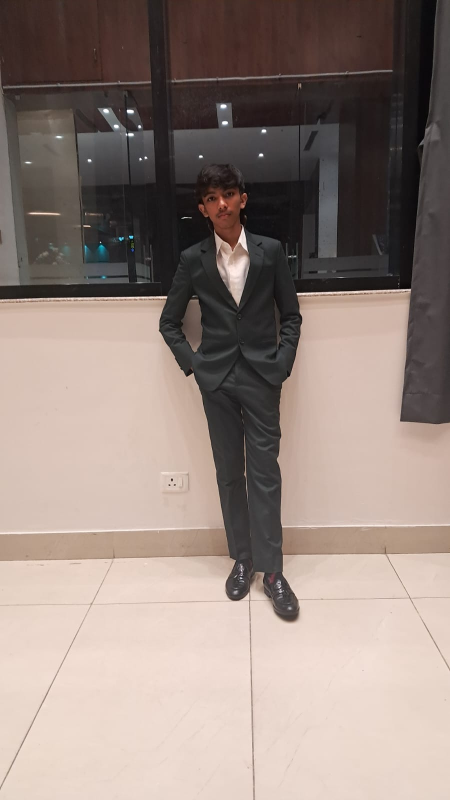
#> input picture m.jpeg, 900 x 1600 px, found by its file name (shown at 1/2 size)
$ python crop.py
#> lines starting #> are read from the running program, lines starting #| are printed output that depends on the picture
import cv2
import matplotlib.pyplot as plt

image=cv2.imread(r'C:\users\shubham\Desktop\ai\lesson 1.cv\m.jpeg')
#> image is the input picture: shape (1600, 900, 3); mean B, G, R 125.8, 133, 148.3
a=cv2.cvtColor(image,cv2.COLOR_BGR2RGB)
plt.imshow(a)
plt.show()
b=cv2.cvtColor(image,cv2.COLOR_BGR2GRAY)
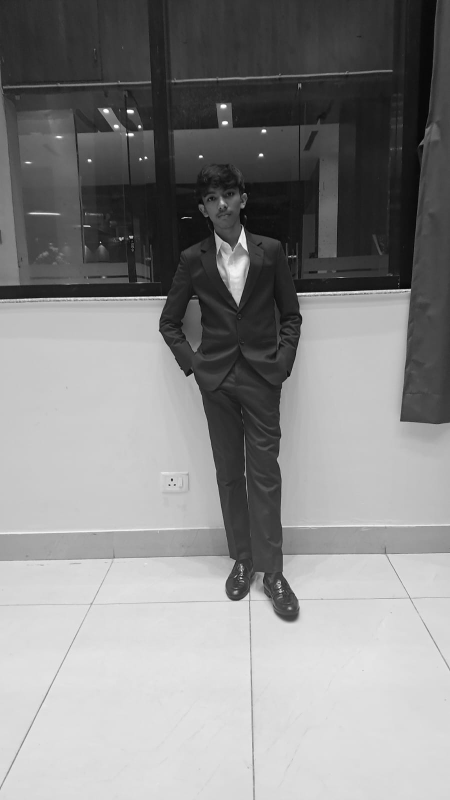
#> b: shape (1600, 900) (shown at 1/2 size); min 0, max 255, mean 136.8
plt.imshow(b)
plt.show()

crop=image[200:800,100:800]
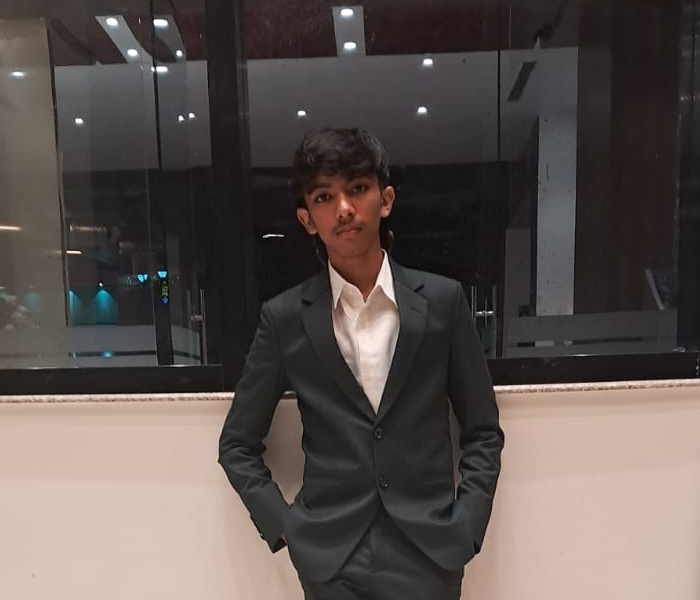
#> crop: shape (600, 700, 3); mean B, G, R 79, 82.4, 91.5
c=cv2.cvtColor(crop,cv2.COLOR_BGR2RGB)
plt.imshow(c)
plt.show()

$ run again, with i.jpg copied over m.jpeg
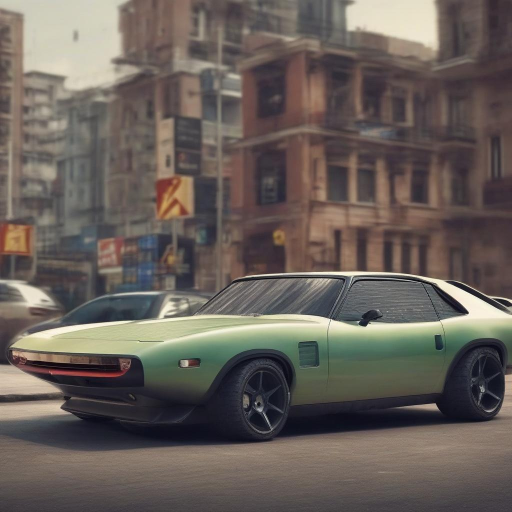
#> input picture i.jpg, 1024 x 1024 px, found by its file name (shown at 1/2 size)
#> image is the input picture: shape (1024, 1024, 3); mean B, G, R 90, 95.7, 103.9
#> `b=cv2.cvtColor(image,cv2.COLOR_BGR2GRAY)`:
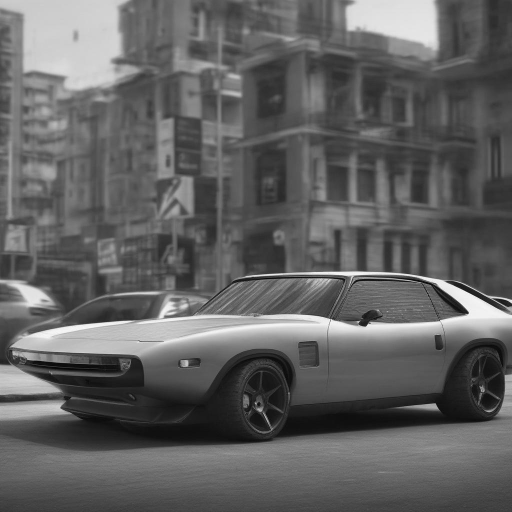
#> b: shape (1024, 1024) (shown at 1/2 size); min 0, max 254, mean 97.5
#> `crop=image[200:800,100:800]`:
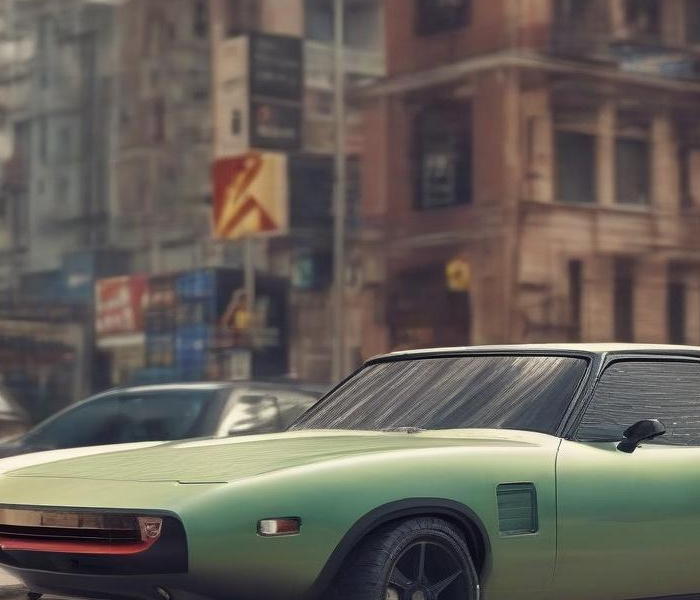
#> crop: shape (600, 700, 3); mean B, G, R 88.7, 95.6, 102
